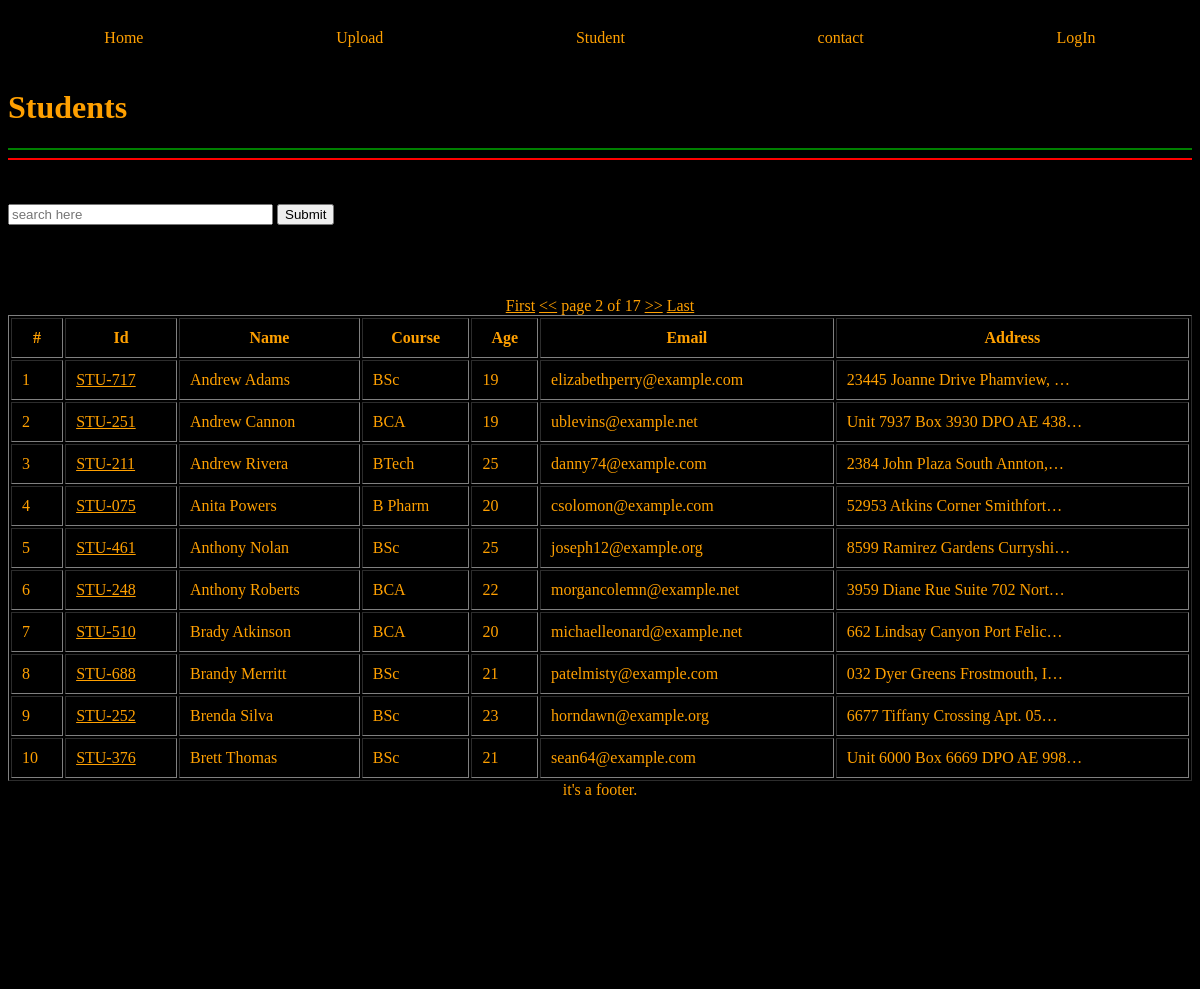
The app's page /student/?page=2 with its own data.
### home/models.py (models this page shows, shortened)
class Student(models.Model):
    department=models.ForeignKey(Department,related_name='depart',on_delete=models.CASCADE)
    st_id=models.OneToOneField(StudentId,related_name='studentid',on_delete=models.CASCADE)
    st_name=models.CharField(max_length=20)
    st_email=models.EmailField(unique=True)
    st_age=models.IntegerField(default=18)
    st_address=models.TextField()
    class Meta:
        ordering=['st_name']
        verbose_name='student'

class StudentId(models.Model):
    st_id=models.CharField(max_length=20)
    def __str__(self):
        return self.st_id

class Department(models.Model):
    department=models.CharField(max_length=20)
    date_of_establishment='26/1/2023'
    def __str__(self):
        return self.department
    class Meta:
        ordering=['department']

### home/views.py (the view)
# urls.py: path('student/',get_st,name='home'),
def get_st(req):
    if req.method=='GET':
        qset=Student.objects.all()
        dat=req.GET.get('search')
        if dat!=None:
            qset=Student.objects.filter(Q(st_name__icontains=dat )|
                                        Q(department__department__icontains=dat)|
                                        Q(st_id__st_id__icontains=dat)|
                                        Q(st_age__icontains=dat)|
                                        Q(st_address__icontains=dat))
        page=Paginator(qset,10)
        page_no=req.GET.get('page')
        page_obj=page.get_page(page_no)
    return render(req,'student.html',context={'data':page_obj})

### home/TEMPLATES/student.html (shortened to what this page needs)
{% extends "base.html" %}
{% block body%}
<h1>Students</h1>
<hr color=green>
<hr color=red>
<br><br>
<form action="#" method="get">
<input type="text" name="search" placeholder='search here' size="30" value="">
<input type="submit" value="Submit" class="btn btn-Primary">
</form>
<br><br><br><br>
<center>
    {% if data.has_previous %}
    <a href="?page=1">First</a>
    <a href="?page={{data.previous_page_number}}"><<</a>
    {% endif %}
    page {{data.number}} of {{data.paginator.num_pages}}
    {% if data.has_next %}
    <a href="?page={{data.next_page_number}}">>></a>
    <a href="?page={{data.paginator.num_pages}}">Last</a>
    {% endif %}
    </center>
<table width=100% border='solid' cellpadding=10px>
    <tr>
        <th>#</th>
        <th>Id</th>
        <th>Name</th>
        <th>Course</th>
        <th>Age</th>
        <th>Email</th>
        <th>Address</th>
    </tr>
{% for m in data %}
<tr>
    <td>{{forloop.counter}}</td>
    <td>
        <a href='/marks/{{m.id}}'>{{m.st_id}}</a>
    </td>
    <td>{{m.st_name}}</td>
    <td>{{m.department}}</td>
    <td>{{m.st_age}}</td>
    <td>{{m.st_email}}</td>
    <td>{{m.st_address | truncatechars:30}}</td>
</tr>
{% endfor %}
</table>
{% endblock body %}

### records on screen
Student: st_id "STU-717", st_name "Andrew Adams", department "BSc", st_age "19", st_email "elizabethperry@example.com", st_address "23445 Joanne Drive Phamview, …"
Student: st_id "STU-251", st_name "Andrew Cannon", department "BCA", st_age "19", st_email "ublevins@example.net", st_address "Unit 7937 Box 3930 DPO AE 438…"
Student: st_id "STU-211", st_name "Andrew Rivera", department "BTech", st_age "25", st_email "danny74@example.com", st_address "2384 John Plaza South Annton,…"
Student: st_id "STU-075", st_name "Anita Powers", department "B Pharm", st_age "20", st_email "csolomon@example.com", st_address "52953 Atkins Corner Smithfort…"
Student: st_id "STU-461", st_name "Anthony Nolan", department "BSc", st_age "25", st_email "joseph12@example.org", st_address "8599 Ramirez Gardens Curryshi…"
Student: st_id "STU-248", st_name "Anthony Roberts", department "BCA", st_age "22", st_email "morgancolemn@example.net", st_address "3959 Diane Rue Suite 702 Nort…"
Student: st_id "STU-510", st_name "Brady Atkinson", department "BCA", st_age "20", st_email "michaelleonard@example.net", st_address "662 Lindsay Canyon Port Felic…"
Student: st_id "STU-688", st_name "Brandy Merritt", department "BSc", st_age "21", st_email "patelmisty@example.com", st_address "032 Dyer Greens Frostmouth, I…"
Student: st_id "STU-252", st_name "Brenda Silva", department "BSc", st_age "23", st_email "horndawn@example.org", st_address "6677 Tiffany Crossing Apt. 05…"
Student: st_id "STU-376", st_name "Brett Thomas", department "BSc", st_age "21", st_email "sean64@example.com", st_address "Unit 6000 Box 6669 DPO AE 998…"

### other values on screen
{{ data.number }} "2"
{{ data.paginator.num_pages }} "17"
